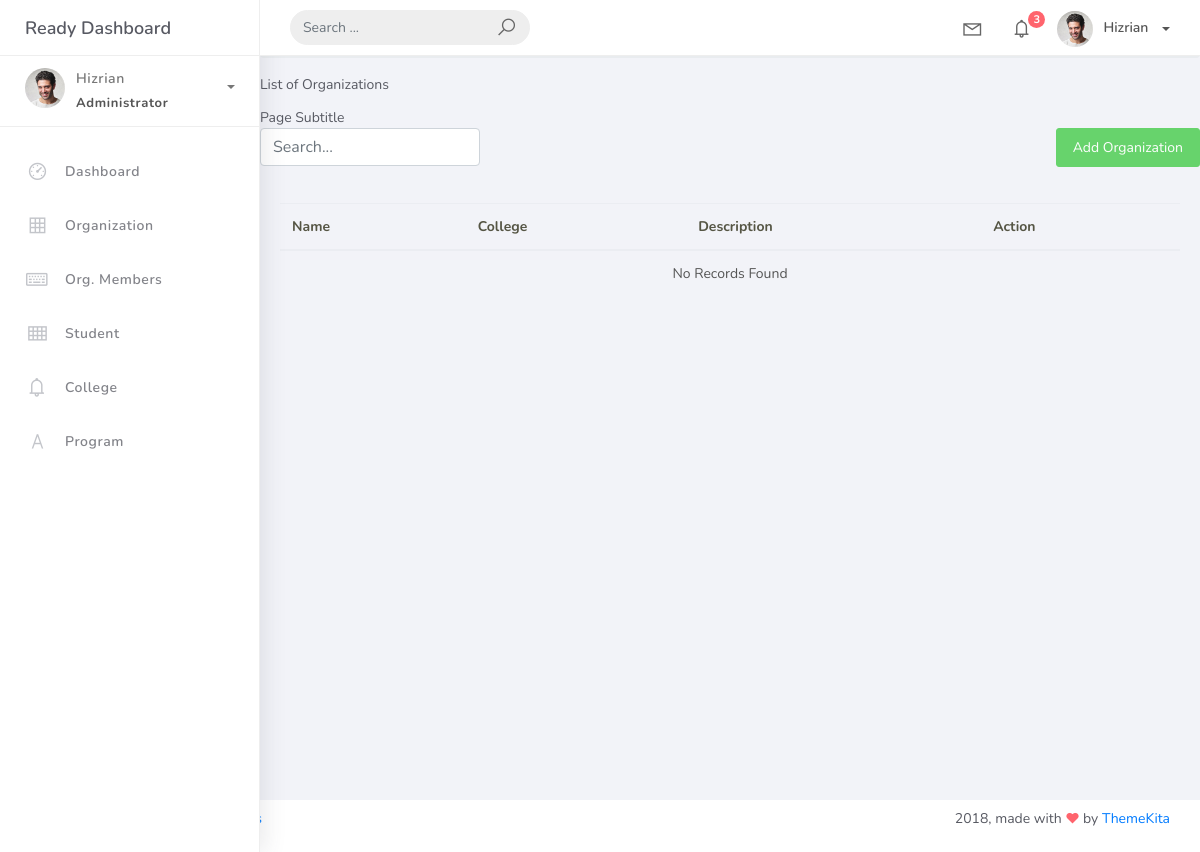
The page /programs/ on the database as committed earlier.
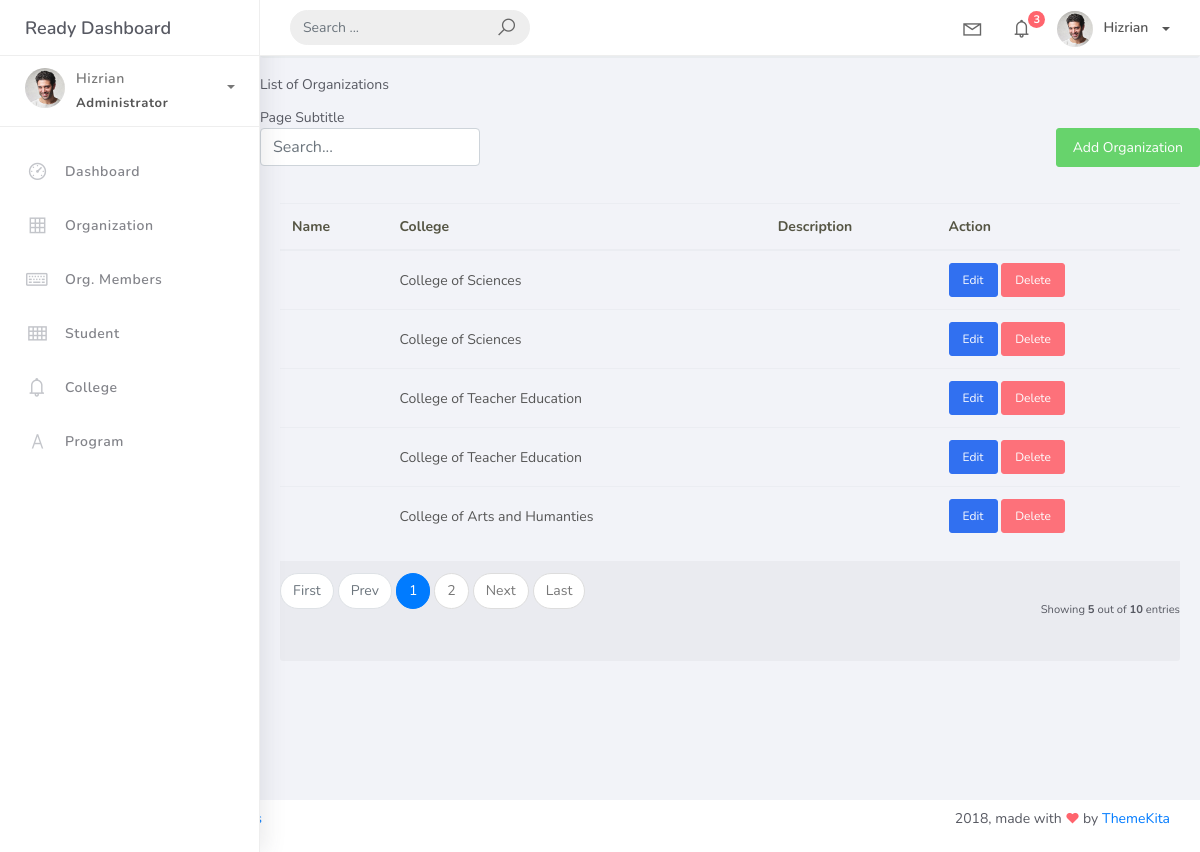
The same page on the database as committed later.
### orgstudent/models.py (models this page shows, shortened)
class BaseModel(models.Model):
    created_at = models.DateTimeField(auto_now_add=True, db_index=True)
    updated_at = models.DateTimeField(auto_now=True)
    class Meta:
        abstract = True

class Program(BaseModel):
    name = models.CharField(max_length=255)
    college = models.ForeignKey(College, on_delete=models.CASCADE)

class College(BaseModel):
    college_name = models.CharField(max_length=150)
    def __str__(self):
        return self.college_name

### orgstudent/views.py (the view)
# urls.py: path('programs/', ProgramListView.as_view(), name='program-list'),
class ProgramListView(ListView):
    model = Program
    template_name = 'org_list.html'
    context_object_name = 'object_list'
    paginate_by = 5
    def get_queryset(self):
        query = self.request.GET.get('q')
        if query:
            return Program.objects.filter(
                name__icontains=query
            ) | Program.objects.filter(
                description__icontains=query
            )
        return Program.objects.all()
    def get_context_data(self, **kwargs):
        context = super().get_context_data(**kwargs)
        context['edit_url'] = 'program-edit'
        context['delete_url'] = 'program-delete'
        return context

### projectsite/Templates/org_list.html (shortened to what this page needs)
{% extends 'base.html' %}
{% block content %}
<div class="breadcrumb mb-3">
  <a href="{% url 'home' %}">Home</a> &gt;
  <a href="{% url 'organization-list' %}">Organization</a> &gt;
  <span class="float-right">
    <a href="{% url 'forms-page' %}" class="btn btn-sm btn-outline-info">Go to Form</a>
  </span>
</div>
<div class="card-title">List of Organizations</div>
<div class="card-category">Page Subtitle</div>
<div class="row mb-3">
  <div class="col-md-6">
    <form class="form-inline">
      <input type="text" class="form-control" placeholder="Search..." />
    </form>
  </div>
  <div class="col-md-6 text-right">
    <a href="{% url 'organization-add' %}" class="btn btn-success">Add Organization</a>
  </div>
</div>
<div class="card-body">
  <table class="table">
    <thead>
      <tr>
        <th>Name</th>
        <th>College</th>
        <th>Description</th>
        <th>Action</th>
      </tr>
    </thead>
    <tbody>
      {% for object in object_list %}
        <tr>
      <td>{{ object.name }}</td>
      <td>{{ object.college }}</td>
      <td>{{ object.description }}</td>
      <td>
        <a href="{% url edit_url object.pk %}" class="btn btn-sm btn-primary">Edit</a>
        <a href="{% url delete_url object.pk %}" class="btn btn-sm btn-danger">Delete</a>
      </td>
    </tr>
  {% empty %}
    <tr>
      <td colspan="4" class="text-center">No Records Found</td>
    </tr>
  {% endfor %}
</tbody>
  </table>
{% include 'includes/pagination.html' %}
</div>
{% endblock %}

### projectsite/Templates/base.html (shortened to what this page needs)
{% load static %}
<!DOCTYPE html>
<html>
<head>
	<link rel="stylesheet" href="{% static 'css/bootstrap.min.css' %}">
	<link rel="stylesheet" href="{% static 'css/ready.css' %}">
	<link rel="stylesheet" href="{% static 'css/demo.css' %}">
</head>
<body>
	<div class="wrapper">
		<div class="main-header">
			<div class="logo-header">
				<a href="index.html" class="logo">
					Ready Dashboard
				</a>
			</div>
			<nav class="navbar navbar-header navbar-expand-lg">
				<div class="container-fluid">
					<form class="navbar-left navbar-form nav-search mr-md-3" action="">
						<div class="input-group">
							<input type="text" placeholder="Search ..." class="form-control">
							<div class="input-group-append">
								<span class="input-group-text">
									<i class="la la-search search-icon"></i>
								</span>
							</div>
						</div>
					</form>
					<ul class="navbar-nav topbar-nav ml-md-auto align-items-center">
						<li class="nav-item dropdown hidden-caret">
							<a class="nav-link dropdown-toggle" href="#" id="navbarDropdown" role="button" data-toggle="dropdown" aria-haspopup="true" aria-expanded="false">
								<i class="la la-envelope"></i>
							</a>
						</li>
						<li class="nav-item dropdown hidden-caret">
							<a class="nav-link dropdown-toggle" href="#" id="navbarDropdown" role="button" data-toggle="dropdown" aria-haspopup="true" aria-expanded="false">
								<i class="la la-bell"></i>
								<span class="notification">3</span>
							</a>
						</li>
						<li class="nav-item dropdown">
							<a class="dropdown-toggle profile-pic" data-toggle="dropdown" href="#" aria-expanded="false"> <img src="assets/img/profile.jpg" alt="user-img" width="36" class="img-circle"><span >Hizrian</span></span> </a>
							</li>
						</ul>
					</div>
				</nav>
			</div>
			<div class="sidebar">
				<div class="scrollbar-inner sidebar-wrapper">
					<div class="user">
						<div class="photo">
							<img src="{% static 'img/profile.jpg' %}">
						</div>
						<div class="info">
							<a class="" data-toggle="collapse" href="#collapseExample" aria-expanded="true">
								<span>
									Hizrian
									<span class="user-level">Administrator</span>
									<span class="caret"></span>
								</span>
							</a>
						</div>
					</div>
					<ul class="nav">
						<li class="nav-item">
							<a href="{% url 'home' %}">
								<i class="la la-dashboard"></i>
								<p>Dashboard</p>
							</a>
						</li>
						<li class="nav-item">
							<a href="{% url 'organization-list' %}">
								<i class="la la-table"></i>
								<p>Organization</p>
							</a>
						</li>
						<li class="nav-item">
							<a href="{% url 'orgmember-list' %}">
								<i class="la la-keyboard-o"></i>
								<p>Org. Members</p>
							</a>
						</li>
						<li class="nav-item">
							<a href="{% url 'student-list' %}">
								<i class="la la-th"></i>
								<p>Student</p>
							</a>
						</li>
						<li class="nav-item">
							<a href="{% url 'college-list' %}">
								<i class="la la-bell"></i>
								<p>College</p>
							</a>
						</li>
						<li class="nav-item ">
							<a href="{% url 'program-list' %}">
								<i class="la la-font"></i>
								<p>Program</p>
							</a>
						</li>
					</ul>
				</div>
			</div>
			<div class="main-panel">
                {% block content %}
                {% endblock %}
			</div>
				<footer class="footer">
					<div class="container-fluid">
						<nav class="pull-left">
							<ul class="nav">
								<li class="nav-item">
									<a class="nav-link" href="http://www.themekita.com">
									</a>
								</li>
								<li class="nav-item">
									<a class="nav-link" href="#">
									</a>
								</li>
								<li class="nav-item">
									<a class="nav-link" href="https://themewagon.com/license/#free-item">
									</a>
								</li>
							</ul>
						</nav>
						<div class="copyright ml-auto">
							2018, made with <i class="la la-heart heart text-danger"></i> by <a href="http://www.themekita.com">ThemeKita</a>
						</div>
					</div>
				</footer>
			</div>
</body>
</html>

### projectsite/Templates/Includes/pagination.html (shortened to what this page needs)
{% if is_paginated %}
  <div class="card-footer px-0 border-0 d-flex flex-column flex-lg-row align-items-center justify-content-between mt-3">
    <nav aria-label="Topics pagination" class="mb-4">
      <ul class="pagination">
        {% if page_obj.number > 1 %}
          <li class="page-item">
            <a class="page-link" href="?page=1">First</a>
          </li>
        {% else %}
          <li class="page-item disabled">
            <span class="page-link">First</span>
          </li>
        {% endif %}
        {% if page_obj.has_previous %}
          <li class="page-item">
            <a class="page-link" href="?page={{ page_obj.previous_page_number }}">Prev</a>
          </li>
        {% else %}
          <li class="page-item disabled">
            <span class="page-link">Prev</span>
          </li>
        {% endif %}
        {% for page_num in paginator.page_range %}
          {% if page_obj.number == page_num %}
            <li class="page-item active">
              <span class="page-link">
                {{ page_num }}
              </span>
            </li>
          {% elif page_num > page_obj.number|add:'-3' and page_num < page_obj.number|add:'3' %}
            <li class="page-item">
              <a class="page-link" href="?page={{ page_num }}">{{ page_num }}</a>
            </li>
          {% endif %}
        {% endfor %}
        {% if page_obj.has_next %}
          <li class="page-item">
            <a class="page-link" href="?page={{ page_obj.next_page_number }}">Next</a>
          </li>
        {% else %}
          <li class="page-item disabled">
            <span class="page-link">Next</span>
          </li>
        {% endif %}
        {% if page_obj.number != paginator.num_pages %}
          <li class="page-item">
            <a class="page-link" href="?page={{ paginator.num_pages }}">Last</a>
          </li>
        {% else %}
          <li class="page-item disabled">
            <span class="page-link">Last</span>
          </li>
        {% endif %}
      </ul>
    </nav>
    <div class="fw-normal small mt-4 mt-lg-0">
      Showing <b>{{ object_list|length }}</b> out of <b>{{ paginator.count }}</b> entries
    </div>
  </div>
{% endif %}

Rows that differ between the two databases and show on the page:
added Program: college "College of Sciences"
added Program: college "College of Sciences"
added Program: college "College of Teacher Education"
added Program: college "College of Teacher Education"
added Program: college "College of Arts and Humanties"
Other text that changed with them:
{{ object_list|length }}: (not shown) → "5"
{{ paginator.count }}: (not shown) → "10"
text no longer shown: "No Records Found"
text now shown: "First Prev Next Last Showing out of entries"
new list line: "1"
new list line: "2"
